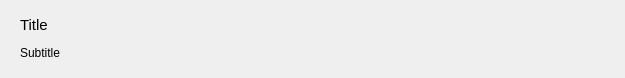
<?xml version="1.0" encoding="UTF-8"?>
<ui version="4.0">
 <class>ListCardWidget</class>
 <widget class="QWidget" name="ListCardWidget">
  <property name="geometry">
   <rect>
    <x>0</x>
    <y>0</y>
    <width>625</width>
    <height>78</height>
   </rect>
  </property>
  <property name="minimumSize">
   <size>
    <width>0</width>
    <height>78</height>
   </size>
  </property>
  <property name="maximumSize">
   <size>
    <width>16777215</width>
    <height>78</height>
   </size>
  </property>
  <layout class="QHBoxLayout" name="cardLayout">
   <property name="spacing">
    <number>12</number>
   </property>
   <property name="leftMargin">
    <number>20</number>
   </property>
   <property name="topMargin">
    <number>14</number>
   </property>
   <property name="rightMargin">
    <number>20</number>
   </property>
   <property name="bottomMargin">
    <number>14</number>
   </property>
   <item>
    <layout class="QVBoxLayout" name="textLayout">
     <property name="spacing">
      <number>6</number>
     </property>
     <item>
      <layout class="QHBoxLayout" name="titleRow">
       <property name="spacing">
        <number>8</number>
       </property>
       <item>
        <widget class="QLabel" name="cardTitleLabel">
         <property name="sizePolicy">
          <sizepolicy hsizetype="Preferred" vsizetype="Preferred">
           <horstretch>0</horstretch>
           <verstretch>0</verstretch>
          </sizepolicy>
         </property>
         <property name="font">
          <font>
           <pointsize>11</pointsize>
          </font>
         </property>
         <property name="text">
          <string notr="true">Title</string>
         </property>
         <property name="role" stdset="0">
          <string notr="true">title</string>
         </property>
        </widget>
       </item>
       <item>
        <widget class="QFrame" name="cardBadgeFrame">
         <property name="visible">
          <bool>false</bool>
         </property>
         <property name="sizePolicy">
          <sizepolicy hsizetype="Maximum" vsizetype="Preferred">
           <horstretch>0</horstretch>
           <verstretch>0</verstretch>
          </sizepolicy>
         </property>
         <property name="frameShape">
          <enum>QFrame::Shape::NoFrame</enum>
         </property>
         <property name="banner" stdset="0">
          <bool>true</bool>
         </property>
         <layout class="QHBoxLayout" name="badgeLayout">
          <property name="spacing">
           <number>0</number>
          </property>
          <property name="leftMargin">
           <number>8</number>
          </property>
          <property name="topMargin">
           <number>2</number>
          </property>
          <property name="rightMargin">
           <number>8</number>
          </property>
          <property name="bottomMargin">
           <number>2</number>
          </property>
          <item>
           <widget class="QLabel" name="cardBadgeLabel">
            <property name="font">
             <font>
              <pointsize>9</pointsize>
             </font>
            </property>
            <property name="text">
             <string notr="true"/>
            </property>
           </widget>
          </item>
         </layout>
        </widget>
       </item>
       <item>
        <spacer name="titleSpacer">
         <property name="orientation">
          <enum>Qt::Orientation::Horizontal</enum>
         </property>
         <property name="sizeHint" stdset="0">
          <size>
           <width>0</width>
           <height>0</height>
          </size>
         </property>
        </spacer>
       </item>
      </layout>
     </item>
     <item>
      <widget class="QLabel" name="cardSubtitleLabel">
       <property name="sizePolicy">
        <sizepolicy hsizetype="Expanding" vsizetype="Preferred">
         <horstretch>0</horstretch>
         <verstretch>0</verstretch>
        </sizepolicy>
       </property>
       <property name="font">
        <font>
         <pointsize>9</pointsize>
        </font>
       </property>
       <property name="text">
        <string notr="true">Subtitle</string>
       </property>
       <property name="role" stdset="0">
        <string notr="true">secondary</string>
       </property>
      </widget>
     </item>
    </layout>
   </item>
   <item>
    <widget class="QLabel" name="cardArrowLabel">
     <property name="minimumSize">
      <size>
       <width>18</width>
       <height>18</height>
      </size>
     </property>
     <property name="maximumSize">
      <size>
       <width>18</width>
       <height>18</height>
      </size>
     </property>
     <property name="sizePolicy">
      <sizepolicy hsizetype="Fixed" vsizetype="Preferred">
       <horstretch>0</horstretch>
       <verstretch>0</verstretch>
      </sizepolicy>
     </property>
     <property name="font">
      <font>
       <pointsize>18</pointsize>
      </font>
     </property>
     <property name="text">
      <string notr="true"/>
     </property>
     <property name="alignment">
      <set>Qt::AlignmentFlag::AlignCenter</set>
     </property>
     <property name="role" stdset="0">
      <string notr="true">icon</string>
     </property>
     <property name="iconName" stdset="0">
      <string notr="true">angle-right</string>
     </property>
    </widget>
   </item>
  </layout>
 </widget>
 <resources/>
 <connections/>
</ui>
